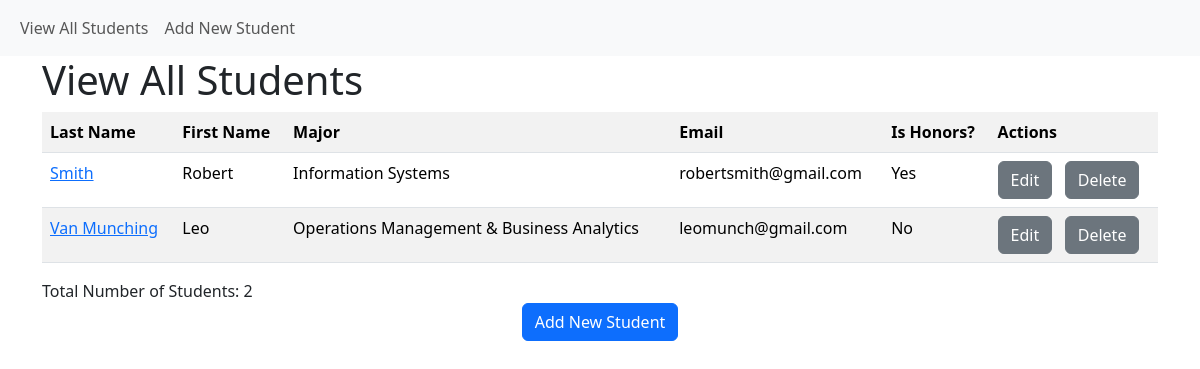
The app's page /student/view, older data.
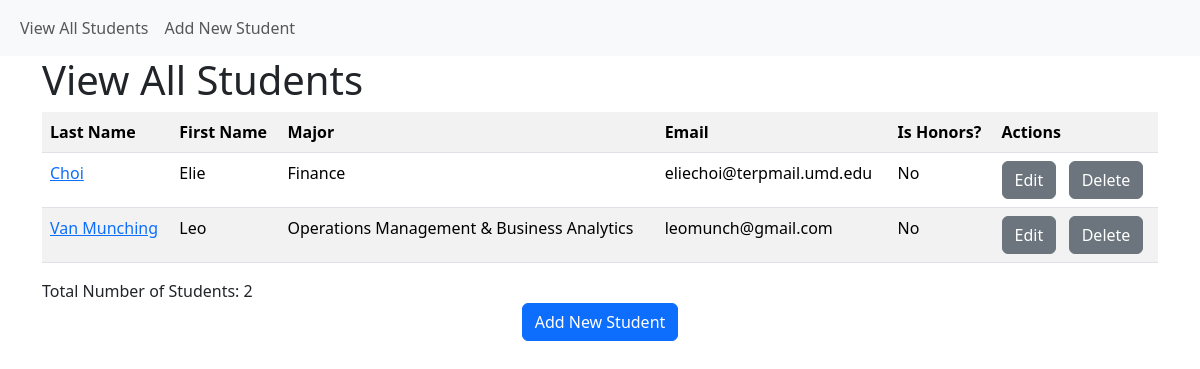
The same page, newer data.
### models.py (models this page shows, shortened)
class Student(db.Model):
    __tablename__ = "student"
    student_id = db.Column(db.Integer, primary_key=True)
    first_name = db.Column(db.String(30), nullable=False)
    last_name = db.Column(db.String(50), nullable=False)
    major_id = db.Column(db.Integer, db.ForeignKey('major.major_id'))
    birth_date = db.Column(db.DateTime, nullable=False)
    email = db.Column(db.VARCHAR(100), unique=True, nullable=False)
    num_credits_completed = db.Column(db.Integer, nullable=False)
    gpa = db.Column(db.Float, nullable=False)
    is_honors = db.Column(db.Boolean, nullable=False)

class Major(db.Model):
    __tablename__ = "major"
    major_id = db.Column(db.Integer, primary_key=True)
    major = db.Column(db.String(30), nullable=False)
    students = db.relationship('Student', backref='students')

### app.py (the view)
@app.route('/student/view')
def student_view_all():
    students = Student.query.outerjoin(Major, Student.major_id == Major.major_id) \
        .add_entity(Major) \
        .order_by(Student.last_name, Student.first_name) \
        .all()
    return render_template('student_view_all.html', students=students)

### templates/student_view_all.html (shortened to what this page needs)
{% extends "base.html" %}
{% block page_head %}
    View All Students
{% endblock %}
{% block page_content %}
    <div class="row">
    <div class="col">
    <table class="table table-striped">
        <tr>
            <th>Last Name</th>
			<th>First Name</th>
            <th>Major</th>
            <th>Email</th>
            <th>Is Honors?</th>
            <th>Actions</th>
        </tr>
        {% for each_student, each_major in students %}
        <tr>
            <td><a href="{{ url_for('student_view', student_id=each_student['student_id']) }}">{{ each_student['last_name'] }}</a></td>
            <td>{{ each_student['first_name'] }}</td>
            <td>{{ each_major['major'] }}</td>
            <td>{{ each_student['email'] }}</td>
            <td>{{ 'Yes' if each_student['is_honors'] == 1 else 'No' }}</td>
            <td>
                <a href="{{ url_for('student_edit', student_id=each_student['student_id']) }}" class="btn btn-secondary" role="button">Edit</a>
                <a href="{{ url_for('student_delete', student_id=each_student['student_id']) }}" class="btn btn-secondary" role="button">Delete</a>
            </td>
        </tr>
        {% endfor %}
    </table>
    </div>
    </div>
    <div class="row">
        <div class="col">
            Total Number of Students: {{ students|length }}
        </div>
    </div>
    <div class="row">
        <div class="col text-center">
            <a href="{{ url_for('student_create') }}" class="btn btn-primary" role="button">Add New Student</a>
        </div>
    </div>
{% endblock %}

### templates/base.html (shortened to what this page needs)
<!DOCTYPE html>
<html lang="en">
  <head>
    <link href="https://cdn.jsdelivr.net/npm/bootstrap@5.3.3/dist/css/bootstrap.min.css" rel="stylesheet">
    </head>
  <body>
  <nav class="navbar navbar-expand-lg navbar-light bg-light">
  <div class="container-fluid">
    <div class="collapse navbar-collapse" id="navbarSupportedContent">
      <ul class="navbar-nav me-auto mb-2 mb-lg-0">
        <li class="nav-item">
          <a class="nav-link" href="{{ url_for('student_view_all') }}">View All Students</a>
        </li>
        <li class="nav-item">
          <a class="nav-link" href="{{ url_for('student_create') }}">Add New Student</a>
        </li>
      </ul>
    </div>
  </div>
</nav>
    <div class="container">
        <h1>{% block page_head %}{% endblock %}</h1>
        {% block page_content %}{% endblock %}
    </div>
  </body>
</html>

Row changes from the older to the newer data that the page shows:
removed Student: last_name "Smith", first_name "Robert", major "Information Systems", email "robertsmith@gmail.com", is_honors "Yes"
added Student: last_name "Choi", first_name "Elie", major "Finance", email "eliechoi@terpmail.umd.edu", is_honors "No"
